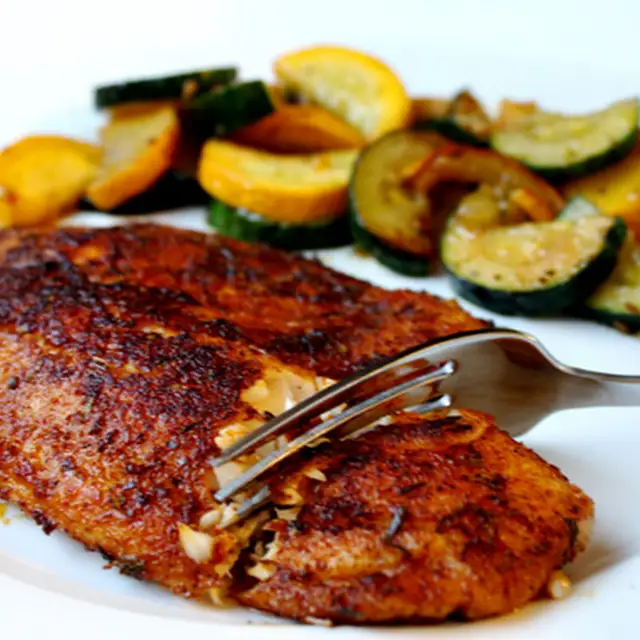
#> input picture images_1/10-Minute-Blackened-Tilapia-2718249.jpg, 640 x 640 px, given in place of 3-Ingredient-Brownies-_Whole30-_-Paleo_-2306591.jpg, which was not available
$ python image_resize.py
#> lines starting #> are read from the running program, lines starting #| are printed output that depends on the picture; pictures that were not available may be replaced by others from this repository, and a replacement may not be noted
# -*- coding: utf-8 -*-
"""
Created on Fri Apr  3 15:57:40 2020

@author: little apple
"""
from PIL import Image
import glob

# display image
img_path='C:/ntut/code/web_crawling/image/images_1/3-Ingredient-Brownies-_Whole30-_-Paleo_-2306591.jpg'
im = Image.open(img_path)
#> im is the input picture: PIL image 640x640 RGB; mean R, G, B 157.6, 119.2, 89
print('{}'.format(im.format))
#| WEBP
print('size: {}'.format(im.size))
#| size: (640, 640)
print('image mode: {}'.format(im.mode))
#| image mode: RGB
im.show()

# empty lists
image_list=[]
resized_images = []
name=[]
# append images to list
for filename in glob.glob('C:/ntut/code/web_crawling/image/images_1/*.jpg'):
    print(filename)
    name.append(filename)
    img =Image.open(filename)
    image_list.append(img)

# append resized images to list
for image in image_list:
    # image.show()
    image = image.resize((100,100))
    resized_images.append(image)
#> this loop made 4 passes
#> pass 1, `image = image.resize((100,100))`:
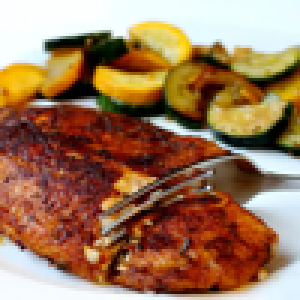
#> image: PIL image 100x100 RGB (shown 3 times larger); mean R, G, B 157.6, 119.2, 89
#> pass 2, `image = image.resize((100,100))`:
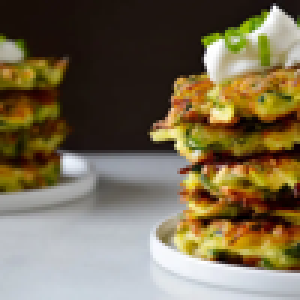
#> image: PIL image 100x100 RGB (shown 3 times larger); mean R, G, B 120.9, 108.1, 81.3
#> pass 3, `image = image.resize((100,100))`:
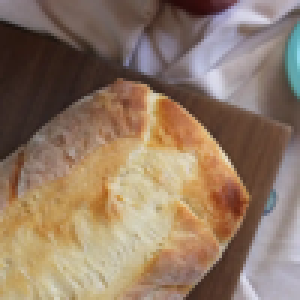
#> image: PIL image 100x100 RGB (shown 3 times larger); mean R, G, B 144.3, 121, 101

# save resized images to new folder
# could also probably use os to create new folder
for (i, new) in enumerate(resized_images):
    new.save('{}{}{}'.format('C:/ntut/code/web_crawling/image_resize/images_1/', name[i][41:-4], '.jpg'))
